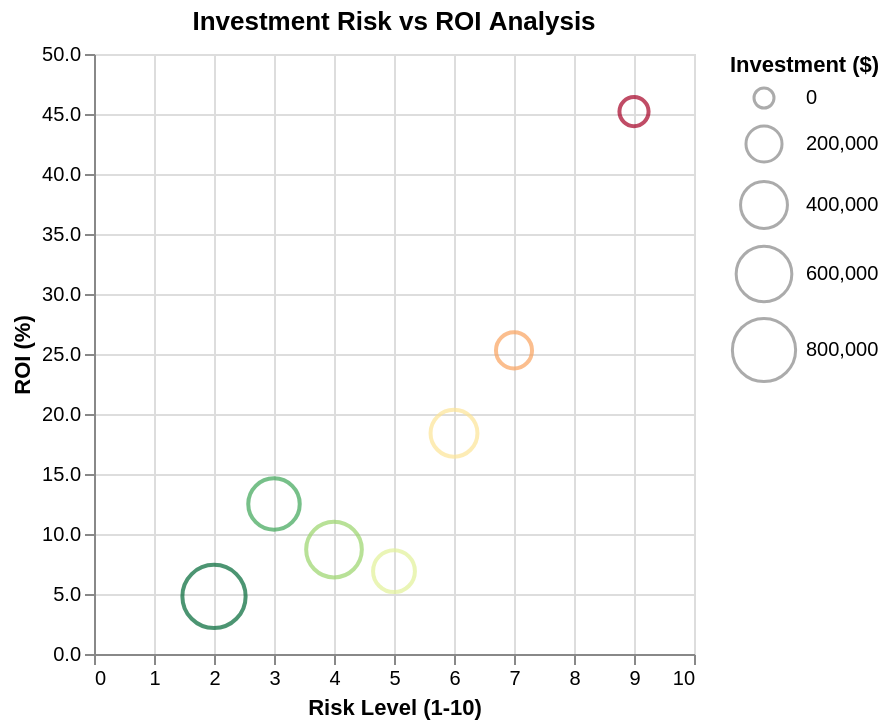

This figure's Vega-Lite source:
### Vega-Lite specification from a JSON file in a GitHub repository (floating-point values rounded to 4 significant figures)
{"$schema": "https://vega.github.io/schema/vega-lite/v5.json", "description": "Investment ROI analysis", "data": {"values": [{"investment": "Real Estate A", "risk": 3, "roi": 12.5, "amount": 500000}, {"investment": "Tech Stock B", "risk": 7, "roi": 25.3, "amount": 200000}, {"investment": "Bond Fund C", "risk": 2, "roi": 4.8, "amount": 800000}, {"investment": "Crypto D", "risk": 9, "roi": 45.2, "amount": 100000}, {"investment": "Index Fund E", "risk": 4, "roi": 8.7, "amount": 600000}, {"investment": "Private Equity F", "risk": 6, "roi": 18.4, "amount": 400000}, {"investment": "Commodities G", "risk": 5, "roi": 6.9, "amount": 300000}]}, "mark": "point", "encoding": {"x": {"field": "risk", "type": "quantitative", "axis": {"title": "Risk Level (1-10)"}, "scale": {"domain": [0, 10]}}, "y": {"field": "roi", "type": "quantitative", "axis": {"title": "ROI (%)", "format": ".1f"}}, "size": {"field": "amount", "type": "quantitative", "legend": {"title": "Investment ($)"}, "scale": {"range": [100, 1000]}}, "color": {"field": "risk", "type": "quantitative", "scale": {"scheme": "redyellowgreen", "reverse": true}, "legend": null}, "tooltip": [{"field": "investment", "type": "nominal"}, {"field": "roi", "type": "quantitative", "format": ".1f", "title": "ROI %"}, {"field": "risk", "type": "quantitative", "title": "Risk"}, {"field": "amount", "type": "quantitative", "format": "$,.0f", "title": "Amount"}]}, "title": "Investment Risk vs ROI Analysis"}
